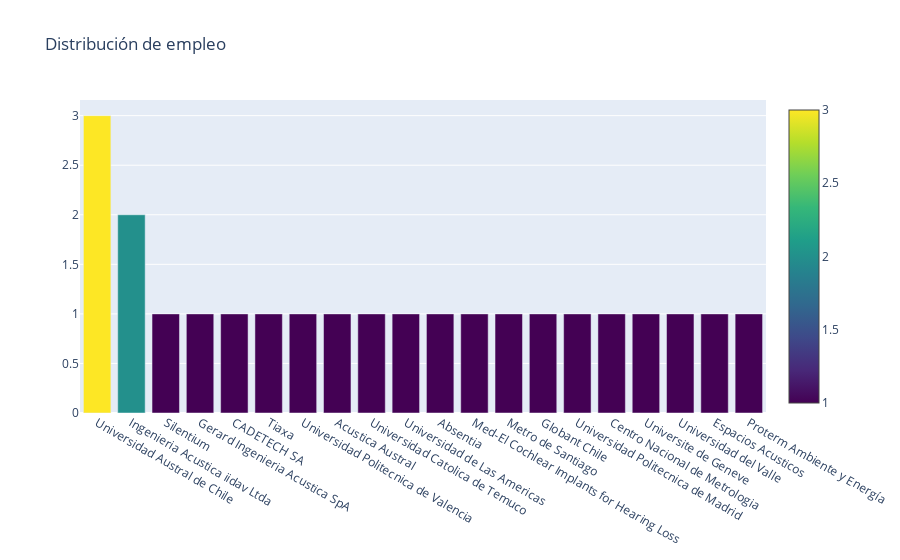

Write notebook code for a chart like this one.
### Code cell
cnt_srs = df_egresados_subset_columns['Employment'].value_counts()
trace = go.Bar(
    x=cnt_srs.index,
    y=cnt_srs.values,
    marker=dict(
        #color = np.random.randn(500), #set color equal to a variable
        color = cnt_srs.values,
        colorscale='Viridis',
        showscale=True
    ),
)
layout = go.Layout(
    title='Distribución de empleo'
)
data = [trace]
fig = go.Figure(data=data, layout=layout)
py.iplot(fig, filename="background")

### Figure 1 — Plotly figure (JSON) as saved in the notebook; plotly's stock layout.template omitted (floating-point values rounded to 4 significant figures)
{"data": [{"marker": {"color": [3, 2, 1, 1, 1, 1, 1, 1, 1, 1, 1, 1, 1, 1, 1, 1, 1, 1, 1, 1], "colorscale": [[0, "#440154"], [0.1111, "#482878"], [0.2222, "#3e4989"], [0.3333, "#31688e"], [0.4444, "#26828e"], [0.5556, "#1f9e89"], [0.6667, "#35b779"], [0.7778, "#6ece58"], [0.8889, "#b5de2b"], [1, "#fde725"]], "showscale": true}, "type": "bar", "x": ["Universidad Austral de Chile", "Ingenieria Acustica iidav Ltda", "Silentium", "Gerard Ingenieria Acustica SpA", "CADETECH SA", "Tiaxa", "Universidad Politecnica de Valencia", "Acustica Austral", "Universidad Catolica de Temuco", "Universidad de Las Americas", "Absentia", "Med-El Cochlear Implants for Hearing Loss", "Metro de Santiago", "Globant Chile", "Universidad Politecnica de Madrid", "Centro Nacional de Metrologia", "Universite de Geneve", "Universidad del Valle", "Espacios Acusticos", "Proterm Ambiente y Energía"], "y": [3, 2, 1, 1, 1, 1, 1, 1, 1, 1, 1, 1, 1, 1, 1, 1, 1, 1, 1, 1]}], "layout": {"title": {"text": "Distribución de empleo"}}}
